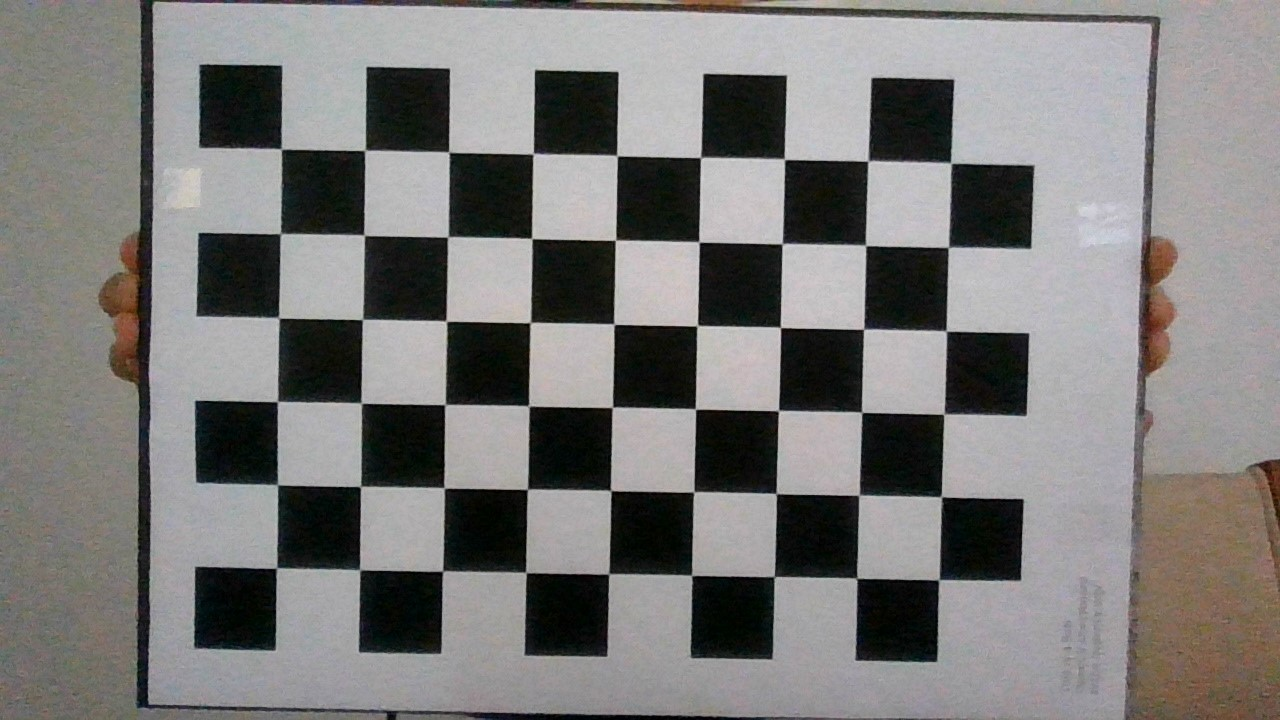
#> input picture calibration_images/images/WIN_20210507_11_55_29_Pro.jpg, 1280 x 720 px; its folder holds 5 pictures in this run
$ python image_calibration.py
#> lines starting #> are read from the running program, lines starting #| are printed output that depends on the picture; after the words box and inside, x2 and y2 are one past the last pixel; in counts of white or black regions, pixels touching at a corner belong together
import numpy as np
import cv2 as cv
import glob
from datetime import datetime


# Camera calibration example from https://docs.opencv.org/4.x/dc/dbb/tutorial_py_calibration.html
# termination criteria
criteria = (cv.TERM_CRITERIA_EPS + cv.TERM_CRITERIA_MAX_ITER, 30, 0.001)

# prepare object points, like (0,0,0), (1,0,0), (2,0,0) ....,(6,5,0)
objp = np.zeros((3*6,3), np.float32)
objp[:,:2] = np.mgrid[0:6,0:3].T.reshape(-1,2)

# Arrays to store object points and image points from all the images.
objpoints = [] # 3d point in real world space
imgpoints = [] # 2d points in image plane.

images = glob.glob('./calibration_images/images/*.jpg')

for fname in images:
    img = cv.imread(fname)
#> img is the input picture: shape (720, 1280, 3); mean B, G, R 120, 121.4, 122.8
    gray = cv.cvtColor(img, cv.COLOR_BGR2GRAY)
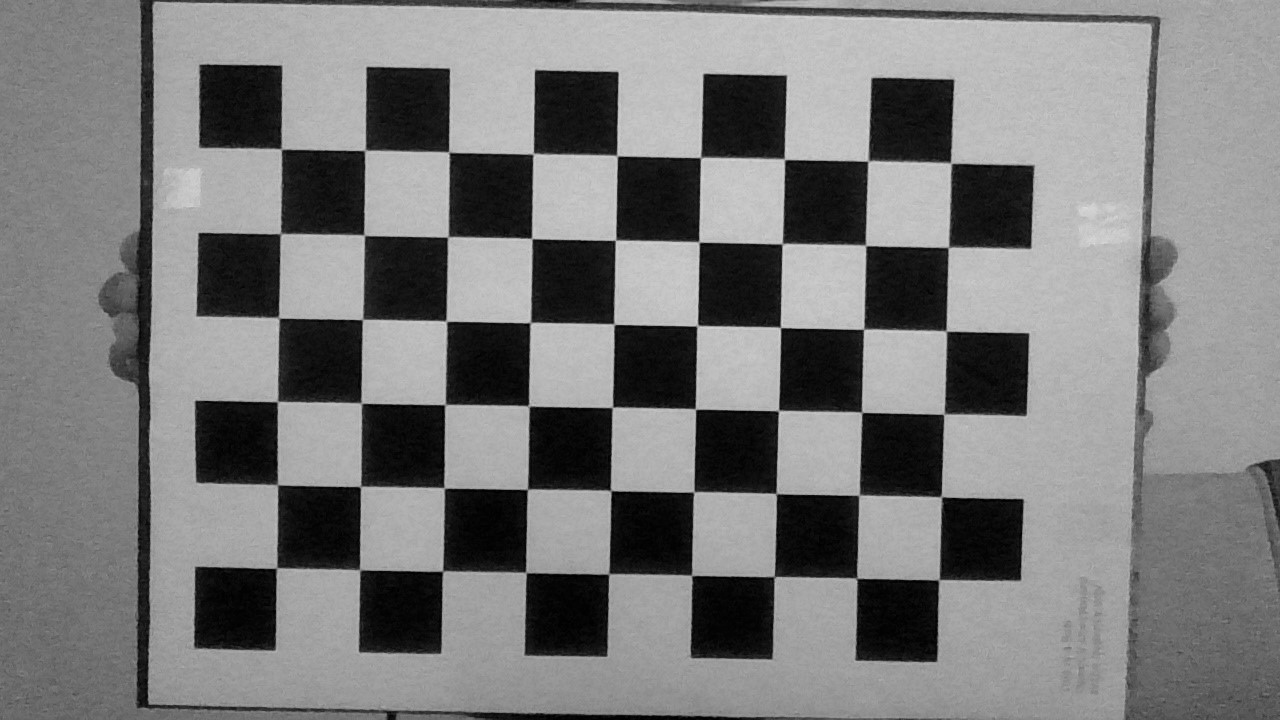
#> gray: shape (720, 1280); min 0, max 224, mean 121.7

    # Find the chess board corners
    ret, corners = cv.findChessboardCorners(gray, (6,3), None)
#> ret = False; corners = None

    # If found, add object points, image points (after refining them)
    if ret == True:
        objpoints.append(objp)

        corners2 = cv.cornerSubPix(gray,corners, (11,11), (-1,-1), criteria)
        imgpoints.append(corners2)

        # Draw and display the corners
        cv.drawChessboardCorners(img, (6,3), corners2, ret)
        cv.imshow('img', img)
        cv.waitKey(1000)
#> pass 2 of the loop `for fname in images:`:
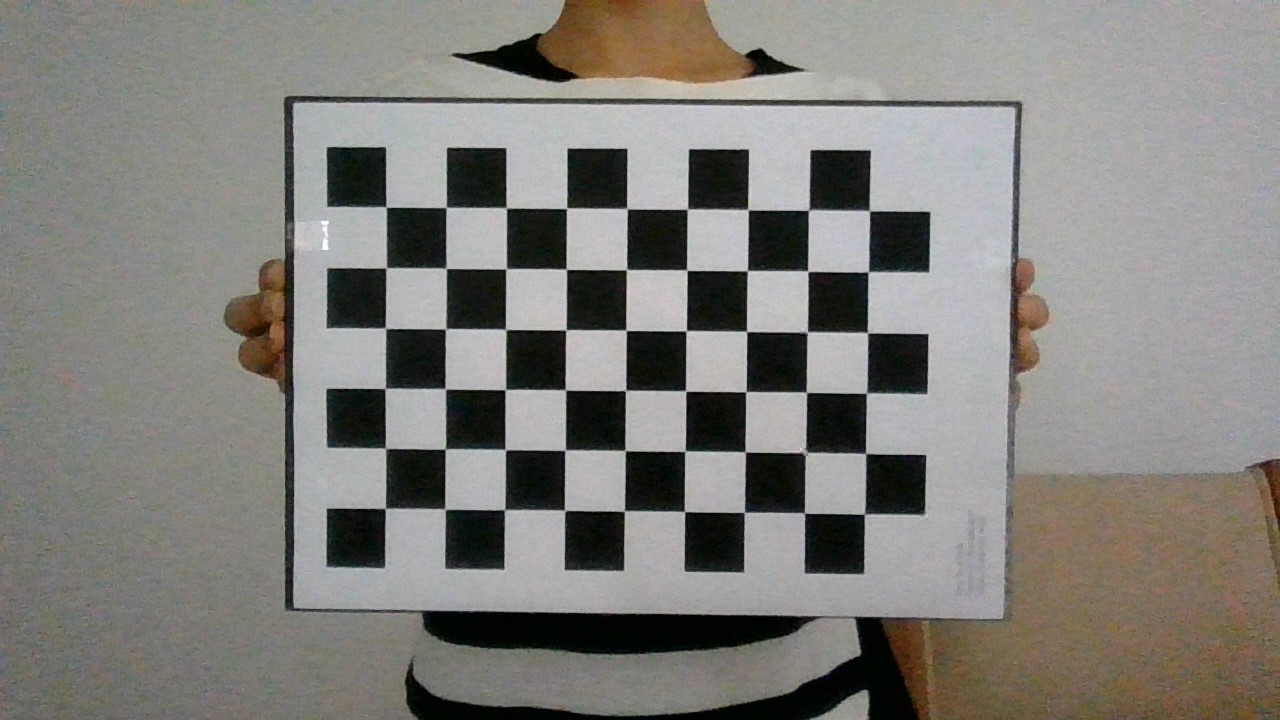
#> input picture calibration_images/images/WIN_20210507_11_55_34_Pro.jpg, 1280 x 720 px
#> img is the input picture: shape (720, 1280, 3); mean B, G, R 122.5, 127.1, 128.9
#> `gray = cv.cvtColor(img, cv.COLOR_BGR2GRAY)`:
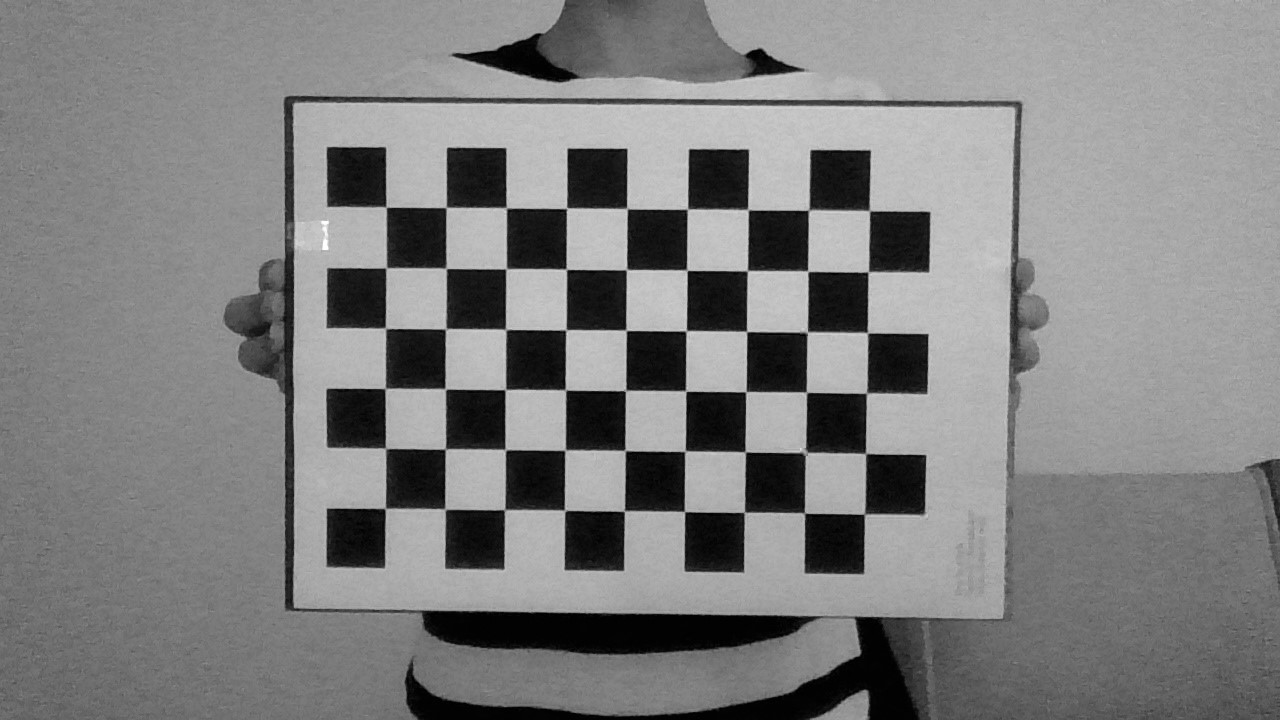
#> gray: shape (720, 1280); min 0, max 254, mean 127.1
#> ret = True; corners = 18 rows, first 8: [385.9, 207.4], [446.3, 207.4], [506.3, 207.7], [566.8, 207.8], [627.1, 208], [687.6, 209.3], [386.4, 268], [446, 268.2]
#> corners2 = 18 rows, first 8: [386.2, 207], [446.1, 207.4], [506.4, 208], [566.5, 208.3], [627.1, 208.6], [687.4, 209.2], [386.1, 267.9], [446.2, 268.4]
#> `cv.drawChessboardCorners(img, (6,3), corners2, ret)`:
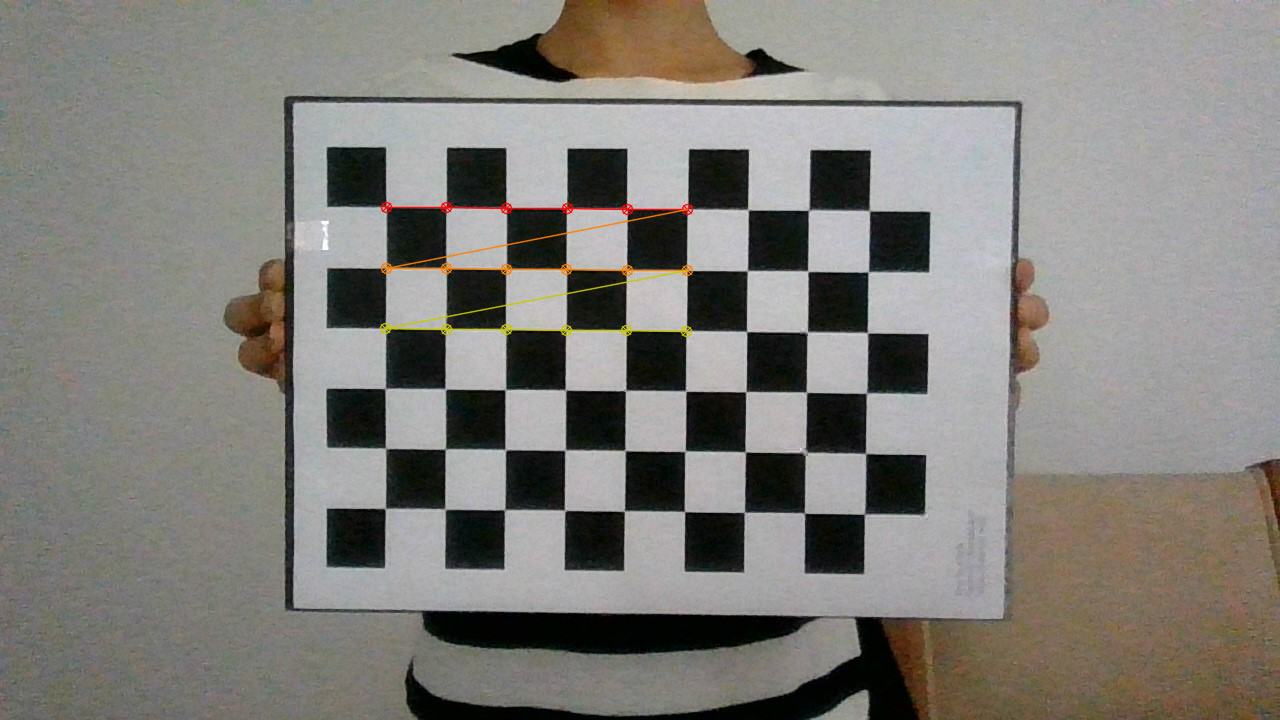
#> img: shape (720, 1280, 3); 0.65% of pixels changed, all inside (x1, y1, x2, y2) = (379, 201, 694, 338)
#> pass 3 of the loop `for fname in images:`:
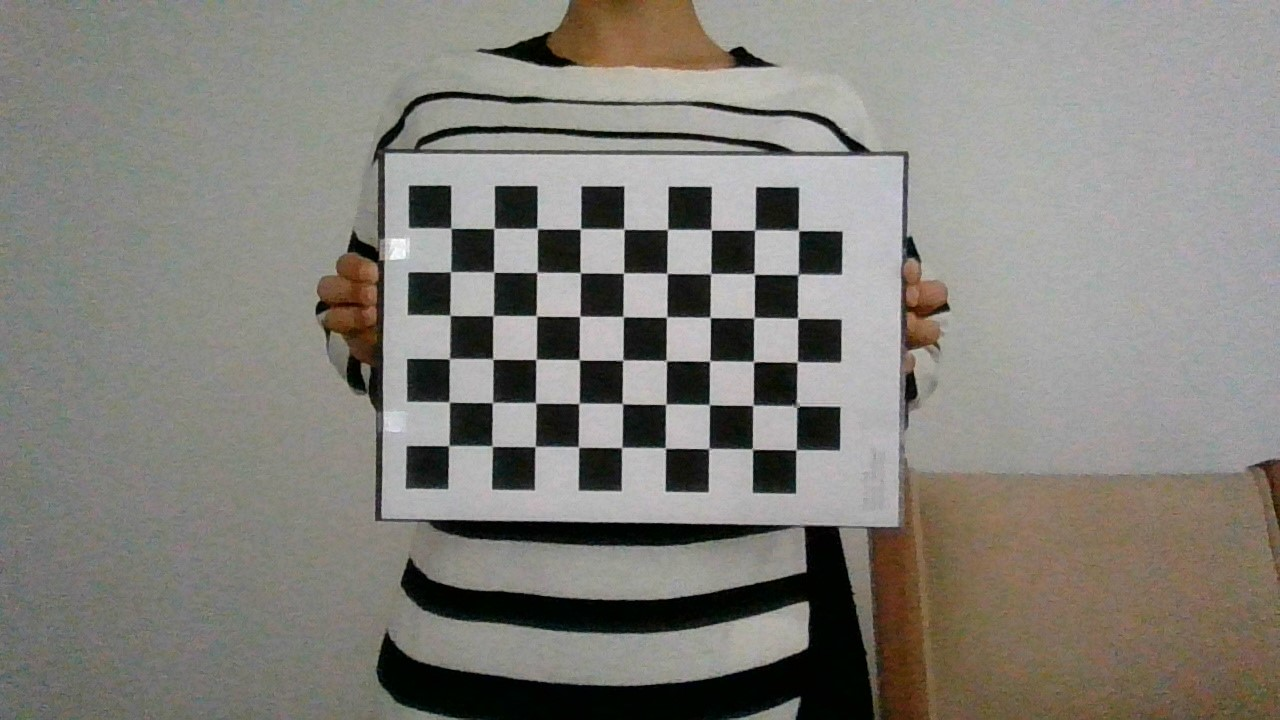
#> input picture calibration_images/images/WIN_20210507_11_55_39_Pro.jpg, 1280 x 720 px
#> img is the input picture: shape (720, 1280, 3); mean B, G, R 122.1, 128.3, 130.6
#> `gray = cv.cvtColor(img, cv.COLOR_BGR2GRAY)`:
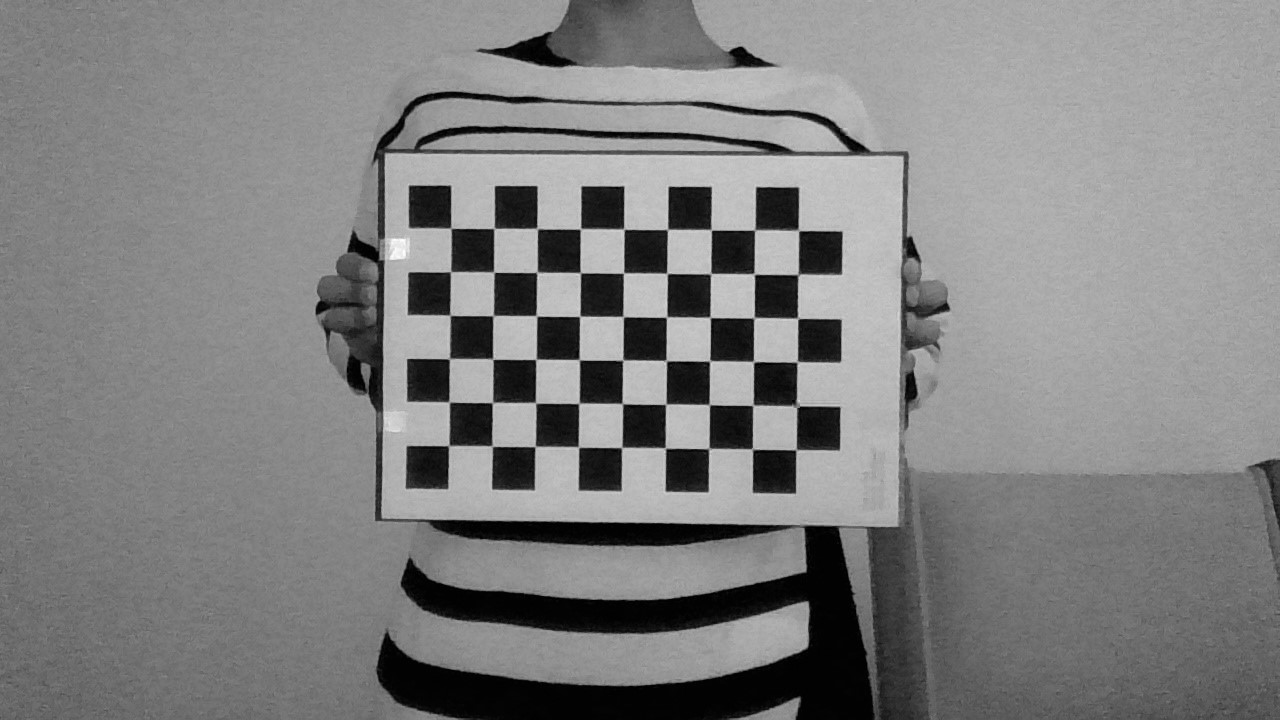
#> gray: shape (720, 1280); min 0, max 255, mean 128.3
#> ret = False; corners = None
#> the loop made 5 passes; the first 3 are shown

cv.destroyAllWindows()

ret, mtx, dist, rvecs, tvecs = cv.calibrateCamera(objpoints, imgpoints, gray.shape[::-1], None, None)

img = cv.imread('./calibration_images/images/WIN_20210507_11_55_29_Pro.jpg')
h,  w = img.shape[:2]
#> h = 720; w = 1280
newcameramtx, roi = cv.getOptimalNewCameraMatrix(mtx, dist, (w,h), 1, (w,h))

# Method 1 for undistortion (simpler)
if True:
    # undistort
    dst = cv.undistort(img, mtx, dist, None, newcameramtx)
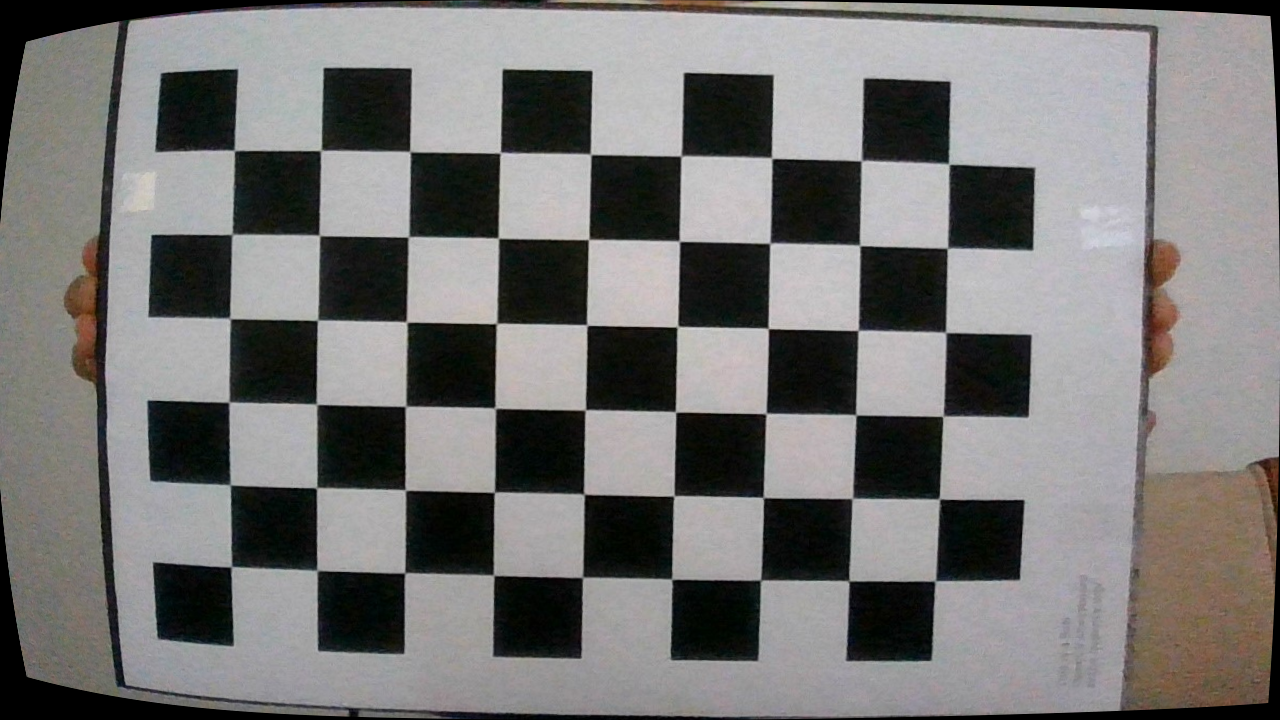
#> dst: shape (720, 1280, 3); mean B, G, R 116.2, 117.3, 118.5

    # crop the image
    x, y, w, h = roi
    dst = dst[y:y+h, x:x+w]
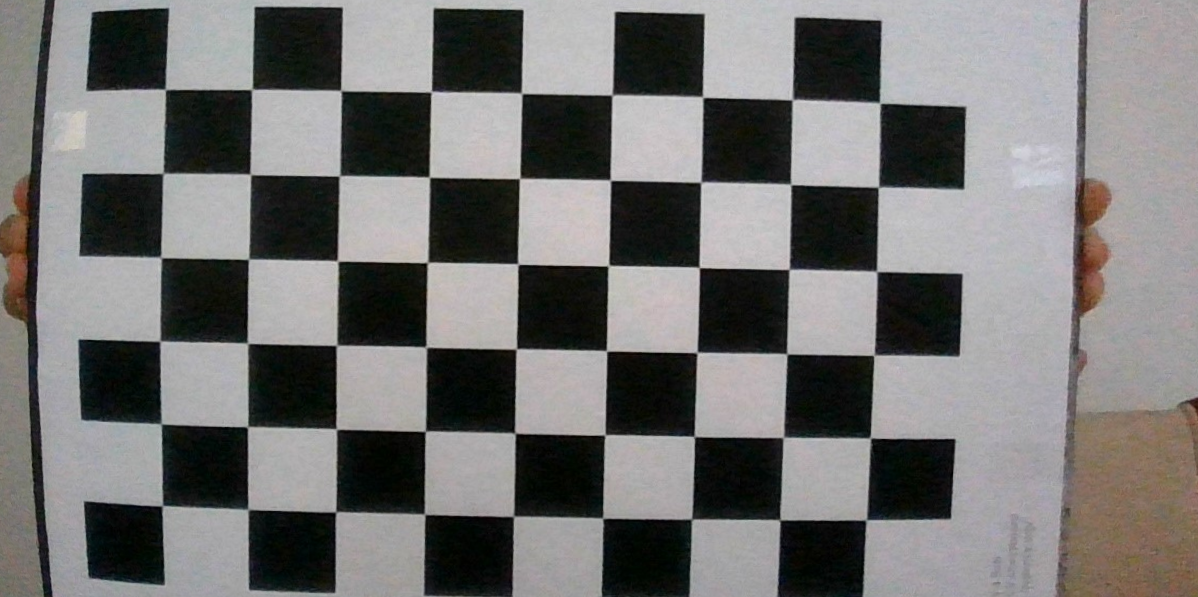
#> dst: shape (597, 1198, 3); mean B, G, R 113.8, 114.9, 115.8
    cv.imwrite('./calibration_images/results/'+ str(datetime.now()) +' - calibresult.png', dst)

# Method 2 for undistortion (more complex)
else:
    # undistort
    mapx, mapy = cv.initUndistortRectifyMap(mtx, dist, None, newcameramtx, (w,h), 5)
    dst = cv.remap(img, mapx, mapy, cv.INTER_LINEAR)

    # crop the image
    x, y, w, h = roi
    dst = dst[y:y+h, x:x+w]
    cv.imwrite('calibresult.png', dst)

mean_error = 0
for i in range(len(objpoints)):
    imgpoints2, _ = cv.projectPoints(objpoints[i], rvecs[i], tvecs[i], mtx, dist)
    error = cv.norm(imgpoints[i], imgpoints2, cv.NORM_L2)/len(imgpoints2)
    mean_error += error

print( "total error: {}".format(mean_error/len(objpoints)) )
